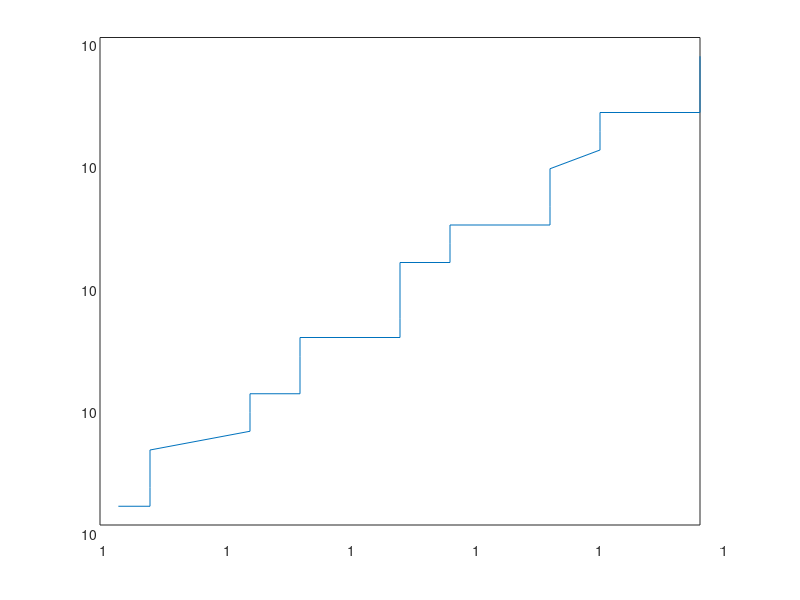

Write the MATLAB code that produced this figure.
% CLASS12SEPT  Partial transcript of commands I used in-class in Math 310
% on 12 Sept. 2017

% create and test useful functions for my example:
f = @(x) x^3 + 7*x^2 + 2*x
f(1)
G = @(h) (f(1+h) - f(1))/h
G(1e-2)

% show finite difference results with reasonable format; want to get f'(1)=19:
format long
G(1e-2)
G(1e-6)
G(1e-10)
G(1e-14)
G(1e-18)

% problem for tiny h:  x+h and x are same thing
x=1
h=1e-18   % tiny
x+h == x
h=1e-14   % almost tiny
x+h == x

% illustrate overflow:  10^308 or so is largest 64-bit (double) representable
1e272
1e158
1e272 * 1e158

% underflow
1e-307    % o.k.
1e-315    % o.k. (but subnormal)
1e-330    % underflow
1e-330 == 0

% "good" h for finite differences is  sqrt(eps)  if x is of size 1
h = sqrt(eps)
G(h)

% fix definition of f so it works on lists of numbers
f = @(x) x.^3 + 7*x.^2 + 2*x

% f boring and smooth on this plot
h = 1e-4; x=1:h/100:1+h;
plot(x,f(x))

% rounding errors infect plot here
h = 1e-6; x=1:h/100:1+h;
plot(x,f(x))

% compare one-sided finite difference (G(h)) and centered-difference (K(h))
% approximations of f'(x)
K = @(h) (f(1+h) - f(1-h)) / (2*h)
h = 1e-2; G(h), K(h)
h = 1e-4; G(h), K(h)
h = 1e-6; G(h), K(h)
h = 1e-8; G(h), K(h)
